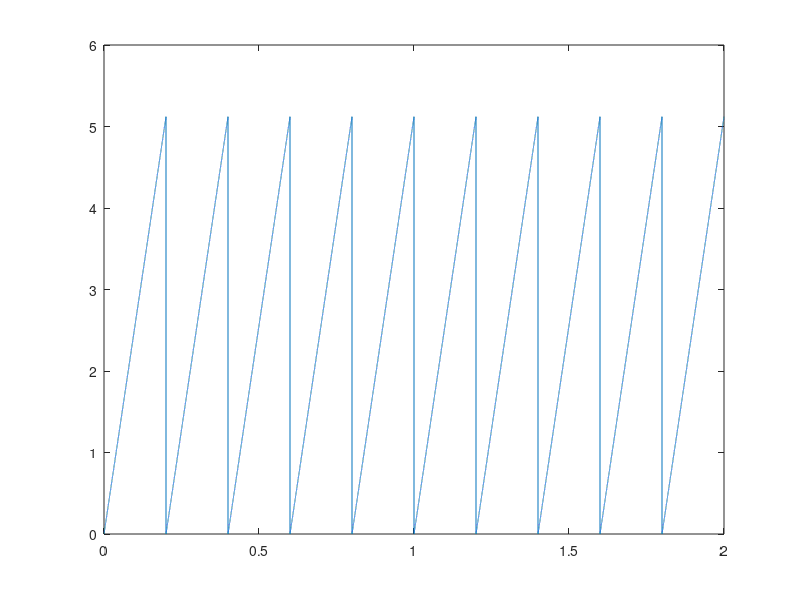

This chart was generated by the following MATLAB code: (Note: this script raises an error after producing the figure.)
dt = 1e-5;
A = 5.12;
f = 5;
t = 0:dt:2-dt;
y = A*(sawtooth(2*pi*f*t)+1)/2;
plot(t,y)
count_ff(y)

y_dat = load('form.dat');
count_ff(y_dat)
hold on
plot(t,y_dat)
hold off